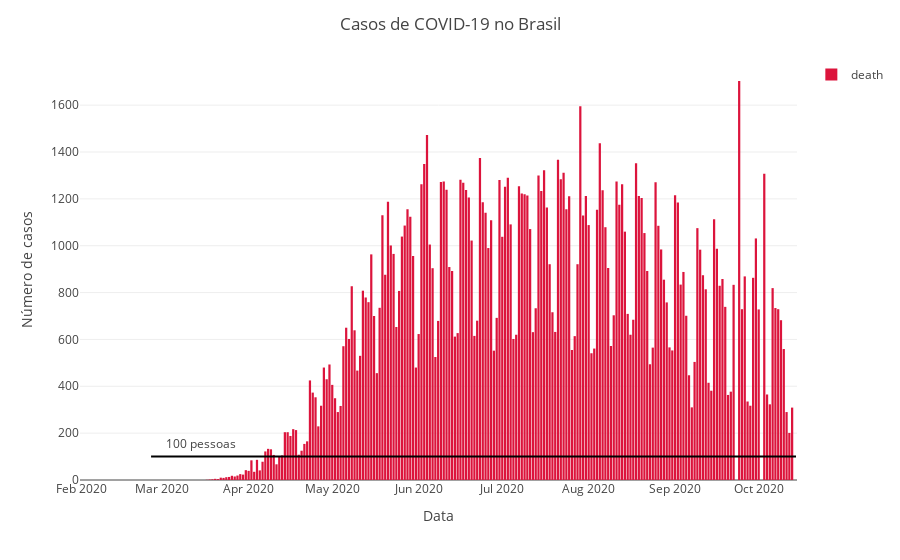

Source (notebook cell):
### Code cell
fig = px.bar(data,x='date',y=['death'],color_discrete_sequence=['Crimson'])
fig.add_shape(type='line',x0=pd.to_datetime('2020/02/26'),x1=pd.Timestamp.today(),y0=100,y1=100)
fig.add_trace(go.Scatter(x=[pd.to_datetime('2020/03/15')],y=[150],text='100 pessoas',mode='text',showlegend=False))
fig.update_layout(
    title={'text':"Casos de COVID-19 no Brasil",
           'x':0.5,'xanchor':'center'},
    xaxis_title="Data",
    yaxis_title="Número de casos",
    legend_title="",template = 'xgridoff')
fig.show()
fig.write_image("Mortes.png",width=1000,height=600)

### Figure 1 — Plotly figure (JSON) as saved in the notebook; plotly's stock layout.template omitted (floating-point values rounded to 4 significant figures; data arrays with more than 128 entries replaced by an {"elided": "..."} marker saying what was removed)
{"data": [{"alignmentgroup": "True", "hovertemplate": "variable=death<br>date=%{x}<br>value=%{y}<extra></extra>", "legendgroup": "death", "marker": {"color": "Crimson"}, "name": "death", "offsetgroup": "death", "orientation": "v", "showlegend": true, "textposition": "auto", "type": "bar", "x": {"elided": "256 str values"}, "xaxis": "x", "y": {"elided": "256 int values"}, "yaxis": "y"}, {"mode": "text", "showlegend": false, "text": "100 pessoas", "type": "scatter", "x": ["2020-03-15T00:00:00"], "y": [150]}], "layout": {"barmode": "relative", "legend": {"title": {"text": ""}, "tracegroupgap": 0}, "margin": {"t": 60}, "shapes": [{"type": "line", "x0": "2020-02-26T00:00:00", "x1": "2020-10-14T09:16:20.239656", "y0": 100, "y1": 100}], "title": {"text": "Casos de COVID-19 no Brasil", "x": 0.5, "xanchor": "center"}, "xaxis": {"anchor": "y", "domain": [0, 1], "title": {"text": "Data"}}, "yaxis": {"anchor": "x", "domain": [0, 1], "title": {"text": "Número de casos"}}}}
